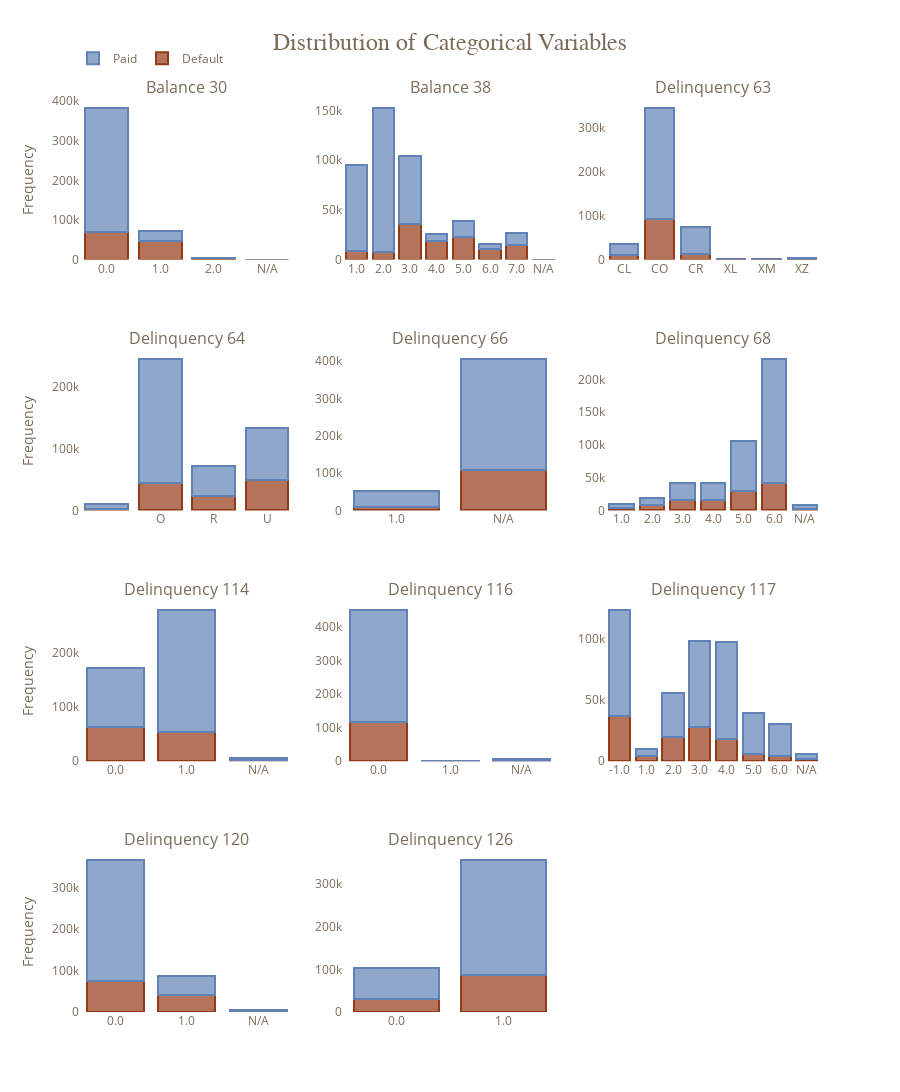

The notebook cell this image was saved under:
### Markdown cell above
According to the data description, there are eleven categorical features. We plot histograms for target=0 and target=1. For the features which have missing values, the missing values are represented by the rightmost bar of the histogram.

__Insight:__

Every feature has at most eight categories (including a nan category). One-hot encodings are feasible.
The distributions for target=0 and target=1 differ. This means that every feature might give some information about the target.

### Code cell
pal, color=['#C8102E', '#C0C0C0'], ['#C8102E', '#C0C0C0']
rgb=['rgba'+str(matplotlib.colors.to_rgba(i,0.7)) for i in pal]

fig = make_subplots(rows=4, cols=3, subplot_titles=cat_cols[:-1], vertical_spacing=0.1)

row = 0
c = [1,2,3] * 5
plot_df = train[cat_cols]

for i, col in enumerate(cat_cols[:-1]):
    
    if i % 3 == 0:
        row += 1
    
    plot_df[col] = plot_df[col].astype(object).fillna("N/A")
    
    # Grouping by category and target to get counts
    df = plot_df.groupby(col)['Target'].value_counts(dropna=False).rename('count').reset_index()
    
    # Getting total counts per category
    df_total = plot_df[col].value_counts().rename('total').reset_index()
    df_total.columns = [col, 'total']
    
    # Merging to get total counts alongside individual target counts
    df = df.merge(df_total, on=col)
    
    # Calculating percentage
    df['percentage'] = (df['count'] / df['total']) * 100
    
    all_categories = df[col].unique()
    for target in [1, 0]:
        
        df_target = df[df.Target == target].set_index(col)['count'].reindex(all_categories).fillna(0).reset_index()
        df_percentage = df[df.Target == target].set_index(col)['percentage'].reindex(all_categories).fillna(0).reset_index()
        df_target[col]=df_target[col].values.astype(str)
        
        hover_text = [f'Value: {cat}<br>Percentage: {perc:.2f}%' for cat, perc in zip(df_target[col], df_percentage['percentage'])]
    
        fig.add_trace(
            go.Bar(
                x=df_target[col],
                y=df_target['count'],  # Using actual counts for y-values
                hovertext=hover_text,  # Add custom hover text here
                marker_color=rgb[target], 
                marker_line=dict(color=pal[target], width=2), 
                hoverinfo='text',  # Use the custom hover text
                name='Default' if target == 1 else 'Paid', 
                showlegend=(True if i == 0 else False)
            ),
            row=row, 
            col=c[i]
        )

    if i % 3 == 0:
        fig.update_yaxes(title='Frequency', row=row, col=c[i])

        
large_title_format = "<span style='font-size:24; font-family:Times New Roman'>Distribution of Categorical Variables</span>"
small_title_format = "<span style='font-size:14px; font-family:Helvetica'></b></span>"

title_format = {
    'text': large_title_format + "<br>" + small_title_format,
    'xanchor': 'center',
    'x': 0.5
}

fig.update_layout(
    legend=dict(orientation="h", yanchor="bottom", y=1.03, xanchor="right", x=0.2),
    barmode='stack',
    height=1500,
    width=900,
    title=title_format,
    font=dict(color='#7b6b59'),
    plot_bgcolor='#fff'
)

fig.show()

### Figure 1 — Plotly figure (JSON) as saved in the notebook; plotly's stock layout.template omitted (floating-point values rounded to 4 significant figures)
{"data": [{"hoverinfo": "text", "hovertext": ["Value: 0.0<br>Percentage: 17.97%", "Value: 1.0<br>Percentage: 66.24%", "Value: 2.0<br>Percentage: 61.05%", "Value: N/A<br>Percentage: 22.58%"], "marker": {"color": "rgba(0.5764705882352941, 0.22745098039215686, 0.08627450980392157, 0.7)", "line": {"color": "#933A16", "width": 2}}, "name": "Default", "showlegend": true, "type": "bar", "x": ["0.0", "1.0", "2.0", "N/A"], "xaxis": "x", "y": [68855, 47116, 2850, 7], "yaxis": "y"}, {"hoverinfo": "text", "hovertext": ["Value: 0.0<br>Percentage: 82.03%", "Value: 1.0<br>Percentage: 33.76%", "Value: 2.0<br>Percentage: 38.95%", "Value: N/A<br>Percentage: 77.42%"], "marker": {"color": "rgba(0.3764705882352941, 0.5098039215686274, 0.7137254901960784, 0.7)", "line": {"color": "#6082B6", "width": 2}}, "name": "Paid", "showlegend": true, "type": "bar", "x": ["0.0", "1.0", "2.0", "N/A"], "xaxis": "x", "y": [314232, 24011, 1818, 24], "yaxis": "y"}, {"hoverinfo": "text", "hovertext": ["Value: 1.0<br>Percentage: 9.02%", "Value: 2.0<br>Percentage: 5.15%", "Value: 3.0<br>Percentage: 34.54%", "Value: 4.0<br>Percentage: 72.04%", "Value: 5.0<br>Percentage: 58.19%", "Value: 6.0<br>Percentage: 67.51%", "Value: 7.0<br>Percentage: 54.95%", "Value: N/A<br>Percentage: 22.58%"], "marker": {"color": "rgba(0.5764705882352941, 0.22745098039215686, 0.08627450980392157, 0.7)", "line": {"color": "#933A16", "width": 2}}, "name": "Default", "showlegend": false, "type": "bar", "x": ["1.0", "2.0", "3.0", "4.0", "5.0", "6.0", "7.0", "N/A"], "xaxis": "x2", "y": [8596, 7855, 36008, 18658, 22452, 10708, 14544, 7], "yaxis": "y2"}, {"hoverinfo": "text", "hovertext": ["Value: 1.0<br>Percentage: 90.98%", "Value: 2.0<br>Percentage: 94.85%", "Value: 3.0<br>Percentage: 65.46%", "Value: 4.0<br>Percentage: 27.96%", "Value: 5.0<br>Percentage: 41.81%", "Value: 6.0<br>Percentage: 32.49%", "Value: 7.0<br>Percentage: 45.05%", "Value: N/A<br>Percentage: 77.42%"], "marker": {"color": "rgba(0.3764705882352941, 0.5098039215686274, 0.7137254901960784, 0.7)", "line": {"color": "#6082B6", "width": 2}}, "name": "Paid", "showlegend": false, "type": "bar", "x": ["1.0", "2.0", "3.0", "4.0", "5.0", "6.0", "7.0", "N/A"], "xaxis": "x2", "y": [86676, 144700, 68234, 7243, 16129, 5154, 11925, 24], "yaxis": "y2"}, {"hoverinfo": "text", "hovertext": ["Value: CL<br>Percentage: 31.29%", "Value: CO<br>Percentage: 27.08%", "Value: CR<br>Percentage: 17.53%", "Value: XL<br>Percentage: 44.93%", "Value: XM<br>Percentage: 29.87%", "Value: XZ<br>Percentage: 22.98%"], "marker": {"color": "rgba(0.5764705882352941, 0.22745098039215686, 0.08627450980392157, 0.7)", "line": {"color": "#933A16", "width": 2}}, "name": "Default", "showlegend": false, "type": "bar", "x": ["CL", "CO", "CR", "XL", "XM", "XZ"], "xaxis": "x3", "y": [11035, 93404, 12827, 363, 449, 750], "yaxis": "y3"}, {"hoverinfo": "text", "hovertext": ["Value: CL<br>Percentage: 68.71%", "Value: CO<br>Percentage: 72.92%", "Value: CR<br>Percentage: 82.47%", "Value: XL<br>Percentage: 55.07%", "Value: XM<br>Percentage: 70.13%", "Value: XZ<br>Percentage: 77.02%"], "marker": {"color": "rgba(0.3764705882352941, 0.5098039215686274, 0.7137254901960784, 0.7)", "line": {"color": "#6082B6", "width": 2}}, "name": "Paid", "showlegend": false, "type": "bar", "x": ["CL", "CO", "CR", "XL", "XM", "XZ"], "xaxis": "x3", "y": [24236, 251486, 60351, 445, 1054, 2513], "yaxis": "y3"}, {"hoverinfo": "text", "hovertext": ["Value: <br>Percentage: 29.52%", "Value: O<br>Percentage: 17.84%", "Value: R<br>Percentage: 33.44%", "Value: U<br>Percentage: 36.39%"], "marker": {"color": "rgba(0.5764705882352941, 0.22745098039215686, 0.08627450980392157, 0.7)", "line": {"color": "#933A16", "width": 2}}, "name": "Default", "showlegend": false, "type": "bar", "x": ["", "O", "R", "U"], "xaxis": "x4", "y": [2963, 43647, 23920, 48298], "yaxis": "y4"}, {"hoverinfo": "text", "hovertext": ["Value: <br>Percentage: 70.48%", "Value: O<br>Percentage: 82.16%", "Value: R<br>Percentage: 66.56%", "Value: U<br>Percentage: 63.61%"], "marker": {"color": "rgba(0.3764705882352941, 0.5098039215686274, 0.7137254901960784, 0.7)", "line": {"color": "#6082B6", "width": 2}}, "name": "Paid", "showlegend": false, "type": "bar", "x": ["", "O", "R", "U"], "xaxis": "x4", "y": [7074, 200975, 47612, 84424], "yaxis": "y4"}, {"hoverinfo": "text", "hovertext": ["Value: 1.0<br>Percentage: 19.41%", "Value: N/A<br>Percentage: 26.73%"], "marker": {"color": "rgba(0.5764705882352941, 0.22745098039215686, 0.08627450980392157, 0.7)", "line": {"color": "#933A16", "width": 2}}, "name": "Default", "showlegend": false, "type": "bar", "x": ["1.0", "N/A"], "xaxis": "x5", "y": [10208, 108620], "yaxis": "y5"}, {"hoverinfo": "text", "hovertext": ["Value: 1.0<br>Percentage: 80.59%", "Value: N/A<br>Percentage: 73.27%"], "marker": {"color": "rgba(0.3764705882352941, 0.5098039215686274, 0.7137254901960784, 0.7)", "line": {"color": "#6082B6", "width": 2}}, "name": "Paid", "showlegend": false, "type": "bar", "x": ["1.0", "N/A"], "xaxis": "x5", "y": [42374, 297711], "yaxis": "y5"}, {"hoverinfo": "text", "hovertext": ["Value: 1.0<br>Percentage: 42.71%", "Value: 2.0<br>Percentage: 41.26%", "Value: 3.0<br>Percentage: 39.18%", "Value: 4.0<br>Percentage: 36.58%", "Value: 5.0<br>Percentage: 28.13%", "Value: 6.0<br>Percentage: 18.37%", "Value: N/A<br>Percentage: 30.14%"], "marker": {"color": "rgba(0.5764705882352941, 0.22745098039215686, 0.08627450980392157, 0.7)", "line": {"color": "#933A16", "width": 2}}, "name": "Default", "showlegend": false, "type": "bar", "x": ["1.0", "2.0", "3.0", "4.0", "5.0", "6.0", "N/A"], "xaxis": "x6", "y": [4366, 7971, 16414, 15149, 29677, 42535, 2716], "yaxis": "y6"}, {"hoverinfo": "text", "hovertext": ["Value: 1.0<br>Percentage: 57.29%", "Value: 2.0<br>Percentage: 58.74%", "Value: 3.0<br>Percentage: 60.82%", "Value: 4.0<br>Percentage: 63.42%", "Value: 5.0<br>Percentage: 71.87%", "Value: 6.0<br>Percentage: 81.63%", "Value: N/A<br>Percentage: 69.86%"], "marker": {"color": "rgba(0.3764705882352941, 0.5098039215686274, 0.7137254901960784, 0.7)", "line": {"color": "#6082B6", "width": 2}}, "name": "Paid", "showlegend": false, "type": "bar", "x": ["1.0", "2.0", "3.0", "4.0", "5.0", "6.0", "N/A"], "xaxis": "x6", "y": [5857, 11347, 25484, 26261, 75840, 189000, 6296], "yaxis": "y6"}, {"hoverinfo": "text", "hovertext": ["Value: 0.0<br>Percentage: 36.60%", "Value: 1.0<br>Percentage: 19.19%", "Value: N/A<br>Percentage: 30.30%"], "marker": {"color": "rgba(0.5764705882352941, 0.22745098039215686, 0.08627450980392157, 0.7)", "line": {"color": "#933A16", "width": 2}}, "name": "Default", "showlegend": false, "type": "bar", "x": ["0.0", "1.0", "N/A"], "xaxis": "x7", "y": [63250, 53755, 1823], "yaxis": "y7"}, {"hoverinfo": "text", "hovertext": ["Value: 0.0<br>Percentage: 63.40%", "Value: 1.0<br>Percentage: 80.81%", "Value: N/A<br>Percentage: 69.70%"], "marker": {"color": "rgba(0.3764705882352941, 0.5098039215686274, 0.7137254901960784, 0.7)", "line": {"color": "#6082B6", "width": 2}}, "name": "Paid", "showlegend": false, "type": "bar", "x": ["0.0", "1.0", "N/A"], "xaxis": "x7", "y": [109581, 226310, 4194], "yaxis": "y7"}, {"hoverinfo": "text", "hovertext": ["Value: 0.0<br>Percentage: 25.70%", "Value: 1.0<br>Percentage: 70.72%", "Value: N/A<br>Percentage: 30.30%"], "marker": {"color": "rgba(0.5764705882352941, 0.22745098039215686, 0.08627450980392157, 0.7)", "line": {"color": "#933A16", "width": 2}}, "name": "Default", "showlegend": false, "type": "bar", "x": ["0.0", "1.0", "N/A"], "xaxis": "x8", "y": [116063, 942, 1823], "yaxis": "y8"}, {"hoverinfo": "text", "hovertext": ["Value: 0.0<br>Percentage: 74.30%", "Value: 1.0<br>Percentage: 29.28%", "Value: N/A<br>Percentage: 69.70%"], "marker": {"color": "rgba(0.3764705882352941, 0.5098039215686274, 0.7137254901960784, 0.7)", "line": {"color": "#6082B6", "width": 2}}, "name": "Paid", "showlegend": false, "type": "bar", "x": ["0.0", "1.0", "N/A"], "xaxis": "x8", "y": [335501, 390, 4194], "yaxis": "y8"}, {"hoverinfo": "text", "hovertext": ["Value: -1.0<br>Percentage: 29.74%", "Value: 1.0<br>Percentage: 46.64%", "Value: 2.0<br>Percentage: 36.00%", "Value: 3.0<br>Percentage: 28.69%", "Value: 4.0<br>Percentage: 18.43%", "Value: 5.0<br>Percentage: 14.14%", "Value: 6.0<br>Percentage: 14.36%", "Value: N/A<br>Percentage: 30.30%"], "marker": {"color": "rgba(0.5764705882352941, 0.22745098039215686, 0.08627450980392157, 0.7)", "line": {"color": "#933A16", "width": 2}}, "name": "Default", "showlegend": false, "type": "bar", "x": ["-1.0", "1.0", "2.0", "3.0", "4.0", "5.0", "6.0", "N/A"], "xaxis": "x9", "y": [36742, 4540, 19882, 28075, 17835, 5564, 4367, 1823], "yaxis": "y9"}, {"hoverinfo": "text", "hovertext": ["Value: -1.0<br>Percentage: 70.26%", "Value: 1.0<br>Percentage: 53.36%", "Value: 2.0<br>Percentage: 64.00%", "Value: 3.0<br>Percentage: 71.31%", "Value: 4.0<br>Percentage: 81.57%", "Value: 5.0<br>Percentage: 85.86%", "Value: 6.0<br>Percentage: 85.64%", "Value: N/A<br>Percentage: 69.70%"], "marker": {"color": "rgba(0.3764705882352941, 0.5098039215686274, 0.7137254901960784, 0.7)", "line": {"color": "#6082B6", "width": 2}}, "name": "Paid", "showlegend": false, "type": "bar", "x": ["-1.0", "1.0", "2.0", "3.0", "4.0", "5.0", "6.0", "N/A"], "xaxis": "x9", "y": [86797, 5194, 35342, 69778, 78946, 33789, 26045, 4194], "yaxis": "y9"}, {"hoverinfo": "text", "hovertext": ["Value: 0.0<br>Percentage: 20.71%", "Value: 1.0<br>Percentage: 47.59%", "Value: N/A<br>Percentage: 30.30%"], "marker": {"color": "rgba(0.5764705882352941, 0.22745098039215686, 0.08627450980392157, 0.7)", "line": {"color": "#933A16", "width": 2}}, "name": "Default", "showlegend": false, "type": "bar", "x": ["0.0", "1.0", "N/A"], "xaxis": "x10", "y": [75894, 41111, 1823], "yaxis": "y10"}, {"hoverinfo": "text", "hovertext": ["Value: 0.0<br>Percentage: 79.29%", "Value: 1.0<br>Percentage: 52.41%", "Value: N/A<br>Percentage: 69.70%"], "marker": {"color": "rgba(0.3764705882352941, 0.5098039215686274, 0.7137254901960784, 0.7)", "line": {"color": "#6082B6", "width": 2}}, "name": "Paid", "showlegend": false, "type": "bar", "x": ["0.0", "1.0", "N/A"], "xaxis": "x10", "y": [290625, 45266, 4194], "yaxis": "y10"}, {"hoverinfo": "text", "hovertext": ["Value: 0.0<br>Percentage: 30.35%", "Value: 1.0<br>Percentage: 24.59%"], "marker": {"color": "rgba(0.5764705882352941, 0.22745098039215686, 0.08627450980392157, 0.7)", "line": {"color": "#933A16", "width": 2}}, "name": "Default", "showlegend": false, "type": "bar", "x": ["0.0", "1.0"], "xaxis": "x11", "y": [31525, 87303], "yaxis": "y11"}, {"hoverinfo": "text", "hovertext": ["Value: 0.0<br>Percentage: 69.65%", "Value: 1.0<br>Percentage: 75.41%"], "marker": {"color": "rgba(0.3764705882352941, 0.5098039215686274, 0.7137254901960784, 0.7)", "line": {"color": "#6082B6", "width": 2}}, "name": "Paid", "showlegend": false, "type": "bar", "x": ["0.0", "1.0"], "xaxis": "x11", "y": [72331, 267754], "yaxis": "y11"}], "layout": {"annotations": [{"font": {"size": 16}, "showarrow": false, "text": "Balance 30", "x": 0.1444, "xanchor": "center", "xref": "paper", "y": 1, "yanchor": "bottom", "yref": "paper"}, {"font": {"size": 16}, "showarrow": false, "text": "Balance 38", "x": 0.5, "xanchor": "center", "xref": "paper", "y": 1, "yanchor": "bottom", "yref": "paper"}, {"font": {"size": 16}, "showarrow": false, "text": "Delinquency 63", "x": 0.8556, "xanchor": "center", "xref": "paper", "y": 1, "yanchor": "bottom", "yref": "paper"}, {"font": {"size": 16}, "showarrow": false, "text": "Delinquency 64", "x": 0.1444, "xanchor": "center", "xref": "paper", "y": 0.725, "yanchor": "bottom", "yref": "paper"}, {"font": {"size": 16}, "showarrow": false, "text": "Delinquency 66", "x": 0.5, "xanchor": "center", "xref": "paper", "y": 0.725, "yanchor": "bottom", "yref": "paper"}, {"font": {"size": 16}, "showarrow": false, "text": "Delinquency 68", "x": 0.8556, "xanchor": "center", "xref": "paper", "y": 0.725, "yanchor": "bottom", "yref": "paper"}, {"font": {"size": 16}, "showarrow": false, "text": "Delinquency 114", "x": 0.1444, "xanchor": "center", "xref": "paper", "y": 0.45, "yanchor": "bottom", "yref": "paper"}, {"font": {"size": 16}, "showarrow": false, "text": "Delinquency 116", "x": 0.5, "xanchor": "center", "xref": "paper", "y": 0.45, "yanchor": "bottom", "yref": "paper"}, {"font": {"size": 16}, "showarrow": false, "text": "Delinquency 117", "x": 0.8556, "xanchor": "center", "xref": "paper", "y": 0.45, "yanchor": "bottom", "yref": "paper"}, {"font": {"size": 16}, "showarrow": false, "text": "Delinquency 120", "x": 0.1444, "xanchor": "center", "xref": "paper", "y": 0.175, "yanchor": "bottom", "yref": "paper"}, {"font": {"size": 16}, "showarrow": false, "text": "Delinquency 126", "x": 0.5, "xanchor": "center", "xref": "paper", "y": 0.175, "yanchor": "bottom", "yref": "paper"}], "barmode": "stack", "font": {"color": "#7b6b59"}, "height": 1500, "legend": {"orientation": "h", "x": 0.2, "xanchor": "right", "y": 1.03, "yanchor": "bottom"}, "plot_bgcolor": "#fff", "title": {"text": "<span style='font-size:24; font-family:Times New Roman'>Distribution of Categorical Variables</span><br><span style='font-size:14px; font-family:Helvetica'></b></span>", "x": 0.5, "xanchor": "center"}, "width": 900, "xaxis": {"anchor": "y", "domain": [0, 0.2889]}, "xaxis10": {"anchor": "y10", "domain": [0, 0.2889]}, "xaxis11": {"anchor": "y11", "domain": [0.3556, 0.6444]}, "xaxis12": {"anchor": "y12", "domain": [0.7111, 1]}, "xaxis2": {"anchor": "y2", "domain": [0.3556, 0.6444]}, "xaxis3": {"anchor": "y3", "domain": [0.7111, 1]}, "xaxis4": {"anchor": "y4", "domain": [0, 0.2889]}, "xaxis5": {"anchor": "y5", "domain": [0.3556, 0.6444]}, "xaxis6": {"anchor": "y6", "domain": [0.7111, 1]}, "xaxis7": {"anchor": "y7", "domain": [0, 0.2889]}, "xaxis8": {"anchor": "y8", "domain": [0.3556, 0.6444]}, "xaxis9": {"anchor": "y9", "domain": [0.7111, 1]}, "yaxis": {"anchor": "x", "domain": [0.825, 1], "title": {"text": "Frequency"}}, "yaxis10": {"anchor": "x10", "domain": [0, 0.175], "title": {"text": "Frequency"}}, "yaxis11": {"anchor": "x11", "domain": [0, 0.175]}, "yaxis12": {"anchor": "x12", "domain": [0, 0.175]}, "yaxis2": {"anchor": "x2", "domain": [0.825, 1]}, "yaxis3": {"anchor": "x3", "domain": [0.825, 1]}, "yaxis4": {"anchor": "x4", "domain": [0.55, 0.725], "title": {"text": "Frequency"}}, "yaxis5": {"anchor": "x5", "domain": [0.55, 0.725]}, "yaxis6": {"anchor": "x6", "domain": [0.55, 0.725]}, "yaxis7": {"anchor": "x7", "domain": [0.275, 0.45], "title": {"text": "Frequency"}}, "yaxis8": {"anchor": "x8", "domain": [0.275, 0.45]}, "yaxis9": {"anchor": "x9", "domain": [0.275, 0.45]}}}
